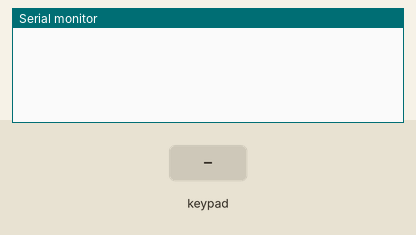
This sketch was run on a simulated Arduino Uno, built with avr-gcc and run on an emulated ATmega328P. Shown: the last lines printed to the serial monitor. Inputs (shaded band) come from the test bench.

Above: at 1.2 s.
1.3 s: key '1' pressed
At 1.9 s:
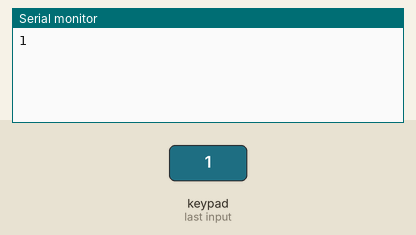
2.8 s: keypad keys 5 6 7 8 * pressed 0.4 s apart
At 5.6 s:
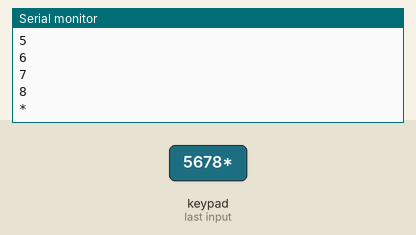
6.3 s: key '/' pressed
At 7.0 s:
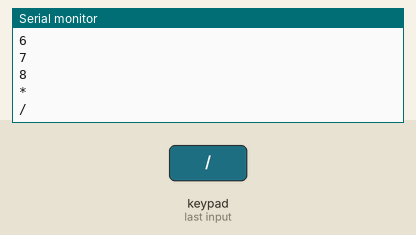
7.8 s: keypad keys 5 6 7 8 = pressed 0.4 s apart
At 10.5 s:
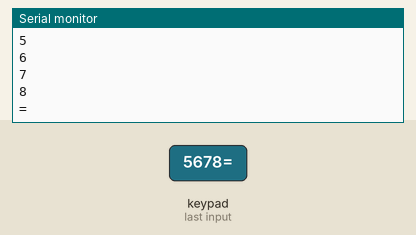
Timing chart, 0 to 12.0 s (numbered marks = the images above; inputs shaded):
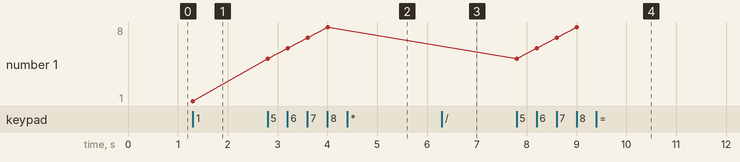

Measured:
- after the input at 1.3 s, the serial monitor: prints a new line at once (image 1)
- after the input at 2.8 s, the serial monitor: prints a new line at once (image 2)
- after the input at 6.3 s, the serial monitor: prints a new line at once (image 3)
- after the input at 7.8 s, the serial monitor: prints a new line at once (image 4)
- plotted number 1: 1 → 8 after the input at 2.8 s

The sketch:

keypad_4x4.ino
```cpp
#include <Keypad.h>
const byte rows = 4;
const byte cols = 4;
char keys[rows][cols] = {
  {'1', '2', '3', '4'},
  {'5', '6', '7', '8'},
  {'9', '0', '+', '-'},
  {'.', '*', '/', '='}

};
byte rowPins[rows] = {A3, A2, A1, A0};
byte colPins[cols] = {5, 6, 7, 8};
Keypad keypad = Keypad(makeKeymap(keys), rowPins, colPins, rows, cols);


void setup() {
  Serial.begin(115200);
  // put your setup code here, to run once:

}

void loop() {

  char key = keypad.getKey();
  if (key != NO_KEY) {
    Serial.println(key);
  }
  // put your main code here, to run repeatedly:

}
```
